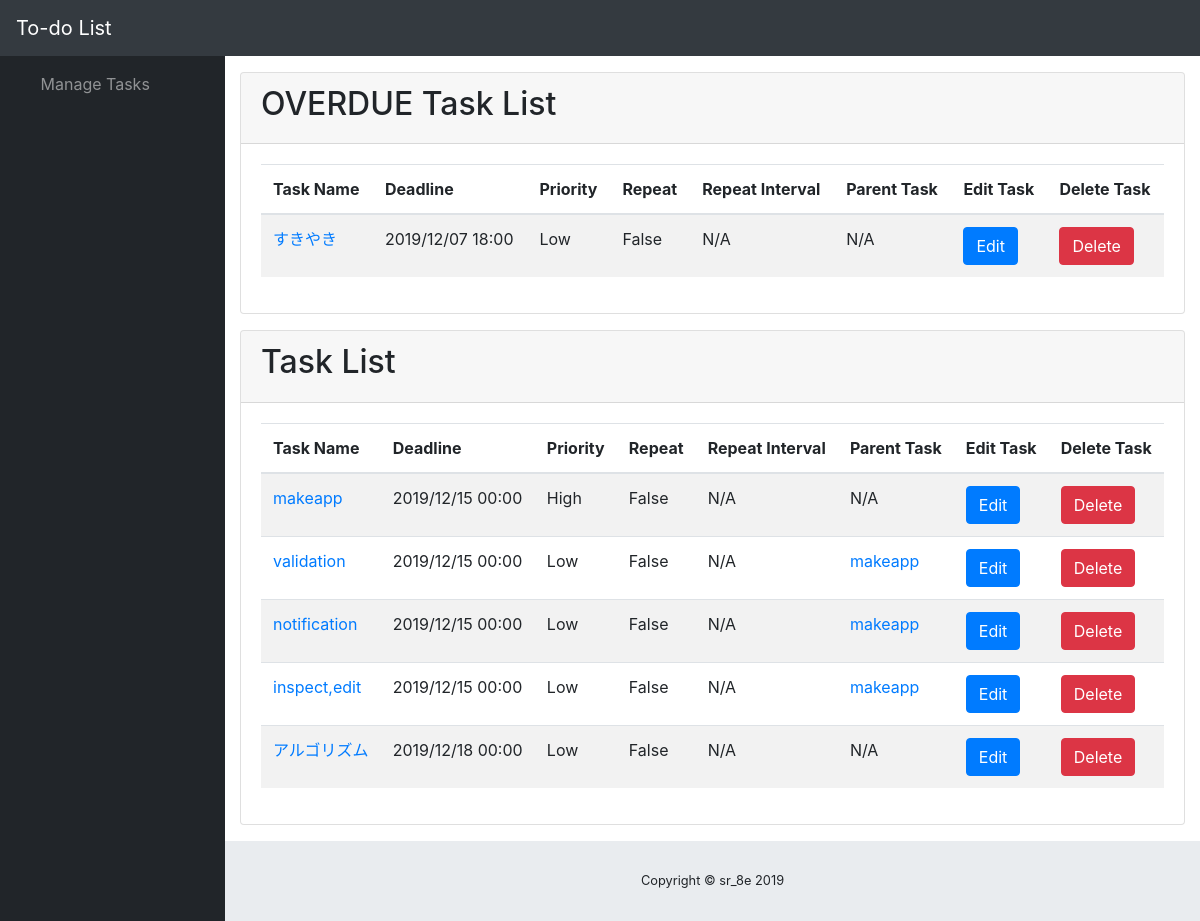
Page /todolist/list/ on the committed database.
### todolistapp/models.py (models this page shows)
class Task(models.Model):
    taskname=models.CharField(max_length=128)
    deadline=models.DateTimeField()
    priority=models.IntegerField()
    do_repeat=models.BooleanField()
    interval=models.DurationField(blank=True,null=True)
    interval_type=models.IntegerField()
    parent=models.ForeignKey("self",on_delete=models.CASCADE,blank=True,null=True)

### todolistapp/views.py (the view)
# urls.py: path('list/', views.showtasklist, name='list'),
def showtasklist(req):
    tasks=Task.objects.all()
    t_overdue,t_intime,n=checkdue(tasks)
    return render(req,'todolistapp/tasklist.html',{'t_overdue':t_overdue, 't_intime':t_intime, 'n_overdue':n})

### todolistapp/views.py (called while the page is built)
def checkdue(tasks, pk=-1):
    intervals=[
        {"days":7},{"days":14},{"months":1},{"months":2}
    ]
    now=datetime.datetime.now().astimezone()
    t_overdue=[]
    t_intime=[]
    for t in tasks:
        if t.id==pk:continue
        if t.deadline<now:
            if t.do_repeat:
                tp=t.interval_type
                while t.deadline<now:
                    if tp==-1:
                        t.deadline+=t.interval
                    else:
                        t.deadline+=relativedelta(**intervals[tp])
                t.save()
                t_intime.append(t)
            else:
                t_overdue.append(t)
        else:
            t_intime.append(t)
    return (t_overdue, t_intime, len(t_overdue))

### todolistapp/templates/todolistapp/tasklist.html (shortened to what this page needs)
<!DOCTYPE html>
<html lang="en">
{% load static %}
{% load customfilters %}
<head>
    <link href="{% static 'todolistapp/vendor/fontawesome-free/css/all.min.css' %}" rel="stylesheet" type="text/css">
    <link href="{% static 'todolistapp/vendor/datatables/dataTables.bootstrap4.css' %}" rel="stylesheet">
    <link href="{% static 'todolistapp/css/sb-admin.css' %}" rel="stylesheet">
</head>
<body id="page-top">
    <nav class="navbar navbar-expand navbar-dark bg-dark static-top">
        <a class="navbar-brand mr-1" href="#">To-do List</a>
        <button class="btn btn-link btn-sm text-white order-1 order-sm-0" id="sidebarToggle" href="#">
            <i class="fas fa-bars"></i>
        </button>
        <ul class="navbar-nav ml-auto ml-md-0">
            <li class="nav-item dropdown no-arrow mx-1">
                <a class="nav-link dropdown-toggle" href="#" id="alertsDropdown" role="button" data-toggle="dropdown" aria-haspopup="true" aria-expanded="false">
                    <i class="fas fa-bell fa-fw"></i>
                </a>
            </li>
        </ul>
    </nav>
    <div id="wrapper">
        <ul class="sidebar navbar-nav">
            <li class="nav-item dropdown">
                <a class="nav-link dropdown-toggle" href="#" id="pagesDropdown" role="button" data-toggle="dropdown" aria-haspopup="true" aria-expanded="false">
                    <i class="fas fa-fw fa-folder"></i>
                    <span>Manage Tasks</span>
                </a>
            </li>
        </ul>
        <div id="content-wrapper">
            <div class="container-fluid">
                {% if n_overdue %}
                <div class="card mb-3">
                    <div class="card-header">
                        <h2>OVERDUE Task List</h2>
                    </div>
                    <div class="card-body">
                        <div class="table-responsive">
                            <table class="table table-striped" id="dataTable_od" width="100%" cellspacing="0">
                                <thead>
                                    <tr>
                                        <th>Task Name</th>
                                        <th>Deadline</th>
                                        <th>Priority</th>
                                        <th>Repeat</th>
                                        <th>Repeat Interval</th>
                                        <th>Parent Task</th>
                                        <th>Edit Task</th>
                                        <th>Delete Task</th>
                                    </tr>
                                </thead>
                                <tbody>
                                    {% for t in t_overdue %}
                                    <tr>
                                        <td><a href="{% url 'todolistapp:view' t.id %}">{{t.taskname}}</a></td>
                                        <td>{{t.deadline|date:"Y/m/d H:i"}}</td>
                                        <td>
                                            {% if t.priority == 0 %}
                                            Low
                                            {% elif t.priority == 1 %}
                                            Medium
                                            {% elif t.priority == 2 %}
                                            High
                                            {% elif t.priority == 3 %}
                                            Urgent
                                            {% endif %}
                                        </td>
                                        <td>{{t.do_repeat}}</td>
                                        <td>
                                            {% if not t.do_repeat %}
                                            N/A
                                            {% elif t.interval_type == -1 %}
                                            {% if t.interval %}{{t.interval|duration}}{% endif %}
                                            {% elif t.interval_type == 0 %}
                                            1 Week
                                            {% elif t.interval_type == 1 %}
                                            2 Weeks
                                            {% elif t.interval_type == 2 %}
                                            1 Month
                                            {% elif t.interval_type == 3 %}
                                            2 Month
                                            {% endif %}
                                        </td>
                                        <td>
                                            {% if t.parent == None %}
                                            N/A
                                            {% else %}
                                            {{t.parent.name}}
                                            {% endif %}
                                        </td>
                                        <td><a href="{% url 'todolistapp:edit' t.id %}"><Button class="btn btn-primary">Edit</Button></a></td>
                                        <td><a href="{% url 'todolistapp:del' t.id %}"><Button class="btn btn-danger">Delete</Button></a></td>
                                    </tr>
                                    {% endfor %}
                                </tbody>
                            </table>
                        </div>
                    </div>
                </div>
                {% endif %}
                <div class="card mb-3">
                    <div class="card-header">
                        <h2>Task List</h2>
                    </div>
                    <div class="card-body">
                        <div class="table-responsive">
                            <table class="table table-striped" id="dataTable" width="100%" cellspacing="0">
                                <thead>
                                    <tr>
                                        <th>Task Name</th>
                                        <th>Deadline</th>
                                        <th>Priority</th>
                                        <th>Repeat</th>
                                        <th>Repeat Interval</th>
                                        <th>Parent Task</th>
                                        <th>Edit Task</th>
                                        <th>Delete Task</th>
                                    </tr>
                                </thead>
                                <tbody>
                                    {% for t in t_intime %}
                                    <tr>
                                        <td><a href="{% url 'todolistapp:view' t.id %}">{{t.taskname}}</a></td>
                                        <td>{{t.deadline|date:"Y/m/d H:i"}}</td>
                                        <td>
                                            {% if t.priority == 0 %}
                                            Low
                                            {% elif t.priority == 1 %}
                                            Medium
                                            {% elif t.priority == 2 %}
                                            High
                                            {% elif t.priority == 3 %}
                                            Urgent
                                            {% endif %}
                                        </td>
                                        <td>{{t.do_repeat}}</td>
                                        <td>
                                            {% if not t.do_repeat %}
                                            N/A
                                            {% elif t.interval_type == -1 %}
                                            {% if t.interval %}{{t.interval|duration}}{% endif %}
                                            {% elif t.interval_type == 0 %}
                                            1 Week
                                            {% elif t.interval_type == 1 %}
                                            2 Weeks
                                            {% elif t.interval_type == 2 %}
                                            1 Month
                                            {% elif t.interval_type == 3 %}
                                            2 Month
                                            {% endif %}
                                        </td>
                                        <td>
                                            {% if t.parent == None %}
                                            N/A
                                            {% else %}
                                            <a href="{% url 'todolistapp:view' t.parent.id %}">{{t.parent.taskname}}</a>
                                            {% endif %}
                                        </td>
                                        <td><a href="{% url 'todolistapp:edit' t.id %}"><Button class="btn btn-primary">Edit</Button></a></td>
                                        <td><a href="{% url 'todolistapp:del' t.id %}"><Button class="btn btn-danger">Delete</Button></a></td>
                                    </tr>
                                    {% endfor %}
                                </tbody>
                            </table>
                        </div>
                    </div>
                </div>
            </div>
            <footer class="sticky-footer">
                <div class="container my-auto">
                    <div class="copyright text-center my-auto">
                        <span>Copyright © sr_8e 2019</span>
                    </div>
                </div>
            </footer>
        </div>
    </div>
</body>
</html>

### rows in the picture
Task: taskname "すきやき", deadline "2019/12/07 18:00", priority "Low", do_repeat "False", shows "N/A"
Task: taskname "makeapp", deadline "2019/12/15 00:00", priority "High", do_repeat "False", shows "N/A"
Task: taskname "validation", deadline "2019/12/15 00:00", priority "Low", do_repeat "False", shows "N/A", parent.taskname "makeapp"
Task: taskname "notification", deadline "2019/12/15 00:00", priority "Low", do_repeat "False", shows "N/A", parent.taskname "makeapp"
Task: taskname "inspect,edit", deadline "2019/12/15 00:00", priority "Low", do_repeat "False", shows "N/A", parent.taskname "makeapp"
Task: taskname "アルゴリズム", deadline "2019/12/18 00:00", priority "Low", do_repeat "False", shows "N/A"
